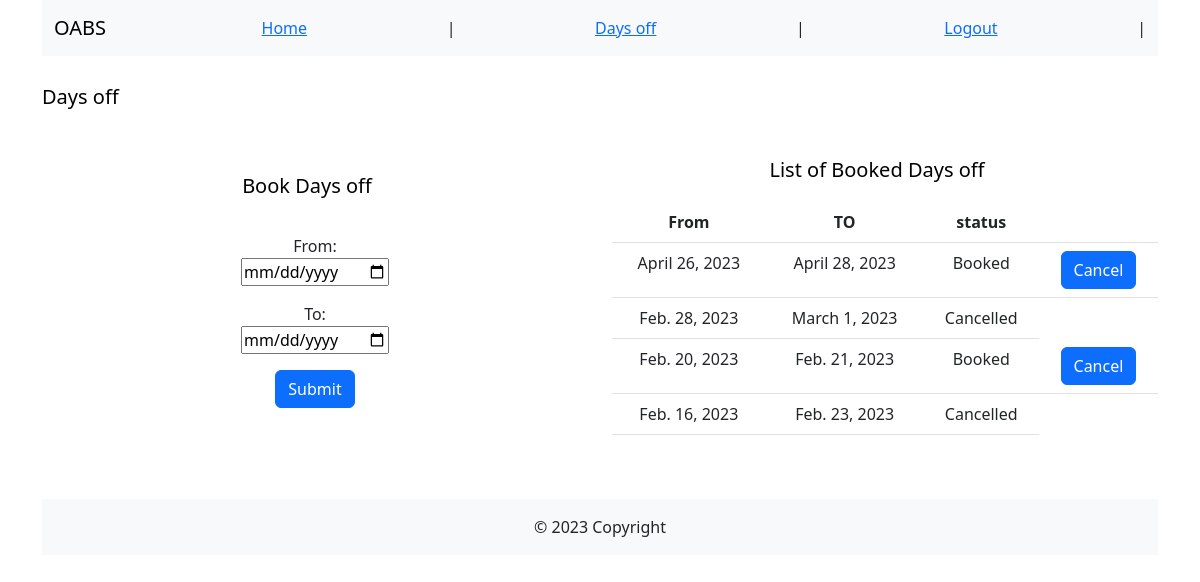
The page /appointment/request_daysoff/ (signed in) on the database as committed earlier.
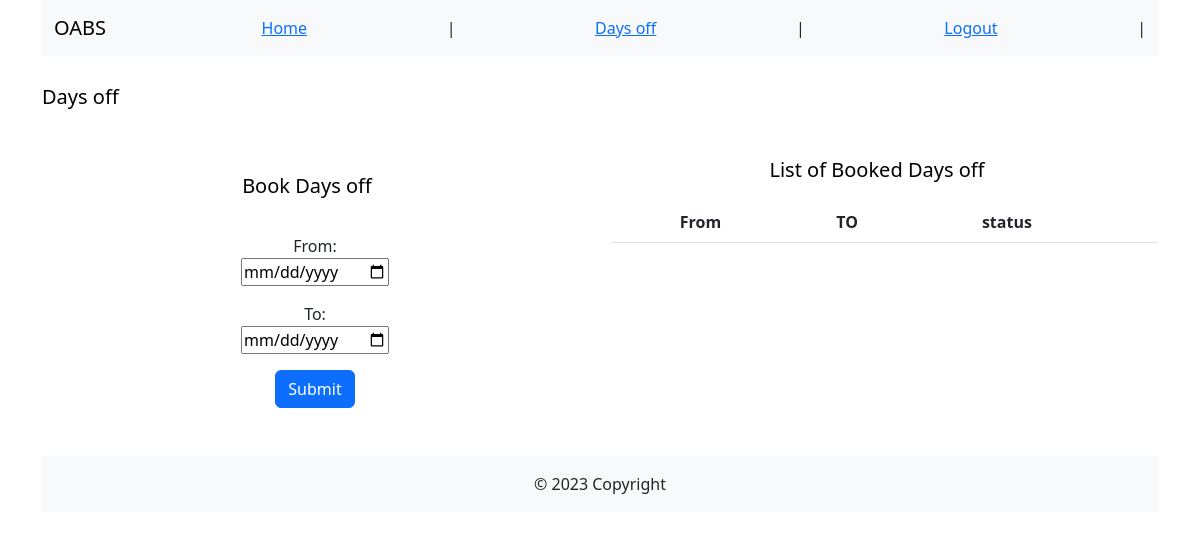
The same page on the database as committed later.
### appointments_app/models.py (models this page shows, shortened)
class DaysOff(models.Model):
    doctor = models.ForeignKey(Doctor, on_delete=models.CASCADE)
    date_from = models.DateField(blank=False)
    date_till = models.DateField(blank=False)
    daysoff_status = models.ForeignKey(
        DaysOffStatus, on_delete=models.CASCADE, to_field='status', default='Booked')
    comment = models.CharField(max_length=256, blank=True)
    request_date = models.DateTimeField(default = timezone.now)
    class Meta:
        constraints = [models.UniqueConstraint(
            fields=['doctor', 'date_from', 'date_till'],
            name='unique_daysoff_record')]

class DaysOffStatus(models.Model):
    status = models.CharField(max_length=256, blank=False, unique=True)
    def __str__(self):
        return f'{self.status}'

### appointments_app/views.py (the view)
# urls.py: path('request_daysoff/',
@login_required(login_url='users_app:login_page')
def request_daysoff(request):
    try:
        doctor = Doctor.objects.get(user=request.user)
    except Doctor.DoesNotExist:
        return HttpResponseNotFound("Error: current user is not a doctor -- access denied.")
    if request.method == 'POST':
        form = forms.RequestDaysOffForm(request.POST)
        if not form.is_valid():
            messages.error(request, "Error: " + f'{form.errors}')
            return HttpResponseRedirect(reverse("appointments_app:request_daysoff"))
        date_from = form.cleaned_data['date_from']
        date_till = form.cleaned_data['date_till']
        if date_from > date_till:
            messages.error(
                request, "Error: the date From should be less than date To")
            return HttpResponseRedirect(reverse("users_app:home_page"))
        try:
            new_daysoff = form.save(commit=False)
            new_daysoff.doctor = doctor
            new_daysoff.save()
        except IntegrityError:
            messages.error(
                request, "Error: DB Integrity error - unable to create a daysoff record.")
            return HttpResponseRedirect(reverse("appointments_app:request_daysoff"))
        except Exception:
            messages.error(
                request, "Error: db internal error - unable to create a daysoff record.")
            return HttpResponseRedirect(reverse("appointments_app:request_daysoff"))
        messages.success(
            request, "Your days off have been successfully booked .")
        return HttpResponseRedirect(reverse("appointments_app:request_daysoff"))
    else:
        form = forms.RequestDaysOffForm()
    daysoff_list = models.DaysOff.objects.filter(
        doctor=doctor).order_by('-date_from')[:20]
    return render(request, 'request_daysoff.html', {'daysoff_form': form,
                                                    'daysoff_list': daysoff_list})

### appointments_app/forms.py
class RequestDaysOffForm(ModelForm):
    class Meta:
        model = DaysOff
        fields = ['date_from', 'date_till']

### appointments_app/templates/request_daysoff.html (shortened to what this page needs)
{% extends "./base.html" %}
{% block nav %}
{% include "./nav_doctor.html" %}
{% endblock %}
{% block content %}
<div class="row mt-3">
    <nav class="navbar navbar-light ">
        <div class="container-fluid">
            <span class="navbar-brand mb-1 h1">Days off</span>
        </div>
    </nav>
</div>
<div class="row mt-3">
    <div class="col  justify-content-center text-center">
        <div class="row mt-3">
            <nav class="navbar navbar-light ">
                <div class="container-fluid justify-content-center text-center">
                    <span class="navbar-brand mb-1 ">Book Days off</span>
                </div>
            </nav>
        </div>
        <form id='date_time_form' method='post'>
            <p>
            <div class="form-group">
                <label for="date_from">From: </label> <br>
                <input type="date" id="date_from" name="date_from" required />
            </div>
            </p>
            <p>
            <div class="form-group">
                <label for="date_till">To: </label> <br>
                <input type="date" id="date_till" name="date_till" required />
            </div>
            </p>
            <button type="submit" class="btn btn-primary" onclick="return checkform();">Submit</button>
        </form>
    </div>
    <div class="col justify-content-center text-center">
        <nav class="navbar navbar-light ">
            <div class="container-fluid justify-content-center text-center">
                <span class="navbar-brand mb-1 ">List of Booked Days off</span>
            </div>
        </nav>
        <table class="table">
            <thead>
                <tr>
                    <th scope="col">From</th>
                    <th scope="col">TO</th>
                    <th scope="col">status</th>
                    <th scope="col"></th>
                </tr>
            </thead>
            <tbody>
                {% for dayoff in daysoff_list %}
                <tr>
                    <td>{{ dayoff.date_from }}</td>
                    <td>{{ dayoff.date_till }}</td>
                    <td>{{ dayoff.daysoff_status }}</td>
                    {% if dayoff.daysoff_status.status != "Cancelled" %}
                    <td>
                        <button type="button" class="btn btn-primary"
                            onclick="onClick('{{ dayoff.pk }}', this)">Cancel</button>
                    </td>
                    {% endif %}
                </tr>
                {% endfor %}
            </tbody>
        </table>
    </div>
</div>
{% endblock %}

Rows that differ between the two databases and show on the page:
removed DaysOff: date_from "April 26, 2023", date_till "April 28, 2023", daysoff_status "Booked"
removed DaysOff: date_from "Feb. 28, 2023", date_till "March 1, 2023", daysoff_status "Cancelled"
removed DaysOff: date_from "Feb. 20, 2023", date_till "Feb. 21, 2023", daysoff_status "Booked"
removed DaysOff: date_from "Feb. 16, 2023", date_till "Feb. 23, 2023", daysoff_status "Cancelled"
